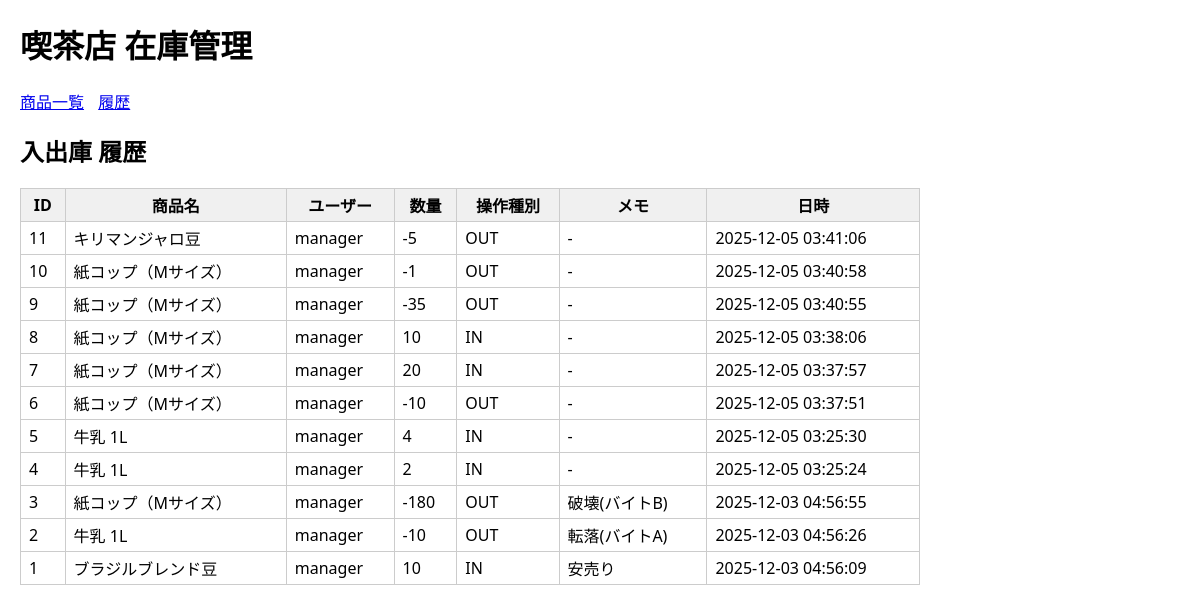
/movements, run on the app's committed database.
### tables this page shows
CREATE TABLE STOCKMOVEMENTS (
    id INTEGER PRIMARY KEY,
    item_id INTEGER NOT NULL,
    user_id INTEGER NOT NULL,
    quantity_change INTEGER NOT NULL,
    movement_type TEXT NOT NULL,
    memo TEXT,
    created_at DATETIME DEFAULT CURRENT_TIMESTAMP,
    FOREIGN KEY (item_id) REFERENCES ITEMS(id),
    FOREIGN KEY (user_id) REFERENCES USERS(id)
);

CREATE TABLE ITEMS (
    id INTEGER PRIMARY KEY,
    name TEXT NOT NULL,
    unit TEXT NOT NULL,
    stock INTEGER NOT NULL DEFAULT 0,
    threshold INTEGER NOT NULL DEFAULT 0,
    is_active INTEGER NOT NULL DEFAULT 1,   -- 0 or 1
    category_id INTEGER,
    supplier_id INTEGER,
    created_at DATETIME DEFAULT CURRENT_TIMESTAMP,
    FOREIGN KEY (category_id) REFERENCES CATEGORIES(id),
    FOREIGN KEY (supplier_id) REFERENCES SUPPLIERS(id)
);

CREATE TABLE USERS (
    id INTEGER PRIMARY KEY,
    username TEXT NOT NULL UNIQUE,
    password_hash TEXT NOT NULL,
    role TEXT NOT NULL,
    created_at DATETIME DEFAULT CURRENT_TIMESTAMP
);

### app.py (the view)
@app.route("/movements")
def movement_list():
    db = get_db()
    movements = db.execute(
        """
        SELECT
            STOCKMOVEMENTS.id,
            STOCKMOVEMENTS.item_id,
            STOCKMOVEMENTS.user_id,
            STOCKMOVEMENTS.quantity_change,
            STOCKMOVEMENTS.movement_type,
            STOCKMOVEMENTS.memo,
            STOCKMOVEMENTS.created_at,
            ITEMS.name AS item_name,
            USERS.username AS user_name
        FROM STOCKMOVEMENTS
        LEFT JOIN ITEMS ON STOCKMOVEMENTS.item_id = ITEMS.id
        LEFT JOIN USERS ON STOCKMOVEMENTS.user_id = USERS.id
        ORDER BY STOCKMOVEMENTS.created_at DESC
        """
    ).fetchall()
    return render_template("movements.html", movements=movements)

### app.py (called while the page is built)
def get_db():
    if "db" not in g:
        conn = sqlite3.connect(DATABASE)
        conn.row_factory = sqlite3.Row  # 行を dict っぽく扱えるようにする
        conn.execute("PRAGMA foreign_keys = ON;")
        g.db = conn
    return g.db

### templates/movements.html
{% extends "base.html" %}
{% block content %}
  <h2>入出庫 履歴</h2>
  {% if movements %}
    <table>
      <thead>
        <tr>
          <th>ID</th>
          <th>商品名</th>
          <th>ユーザー</th>
          <th>数量</th>
          <th>操作種別</th>
          <th>メモ</th>
          <th>日時</th>
        </tr>
      </thead>
      <tbody>
        {% for m in movements %}
          <tr>
            <td>{{ m.id }}</td>
            <td>{{ m.item_name }}</td>
            <td>{{ m.user_name }}</td>
            <td>{{ m.quantity_change }}</td>
            <td>{{ m.movement_type }}</td>
            <td>{{ m.memo or "-" }}</td>
            <td>{{ m.created_at }}</td>
          </tr>
        {% endfor %}
      </tbody>
    </table>
  {% else %}
    <p>まだ履歴がありません。</p>
  {% endif %}
{% endblock %}

### static/style.css (style rules this page uses)
body { font-family: system-ui, sans-serif; margin: 20px; }
table { border-collapse: collapse; width: 100%; max-width: 900px; }
th, td { border: 1px solid #ccc; padding: 4px 8px; }
th { background: #f0f0f0; }

### data on the page
STOCKMOVEMENTS: id "11", item_name "キリマンジャロ豆", user_name "manager", quantity_change "-5", movement_type "OUT", memo "-", created_at "2025-12-05 03:41:06"
STOCKMOVEMENTS: id "10", item_name "紙コップ（Mサイズ）", user_name "manager", quantity_change "-1", movement_type "OUT", memo "-", created_at "2025-12-05 03:40:58"
STOCKMOVEMENTS: id "9", item_name "紙コップ（Mサイズ）", user_name "manager", quantity_change "-35", movement_type "OUT", memo "-", created_at "2025-12-05 03:40:55"
STOCKMOVEMENTS: id "8", item_name "紙コップ（Mサイズ）", user_name "manager", quantity_change "10", movement_type "IN", memo "-", created_at "2025-12-05 03:38:06"
STOCKMOVEMENTS: id "7", item_name "紙コップ（Mサイズ）", user_name "manager", quantity_change "20", movement_type "IN", memo "-", created_at "2025-12-05 03:37:57"
STOCKMOVEMENTS: id "6", item_name "紙コップ（Mサイズ）", user_name "manager", quantity_change "-10", movement_type "OUT", memo "-", created_at "2025-12-05 03:37:51"
STOCKMOVEMENTS: id "5", item_name "牛乳 1L", user_name "manager", quantity_change "4", movement_type "IN", memo "-", created_at "2025-12-05 03:25:30"
STOCKMOVEMENTS: id "4", item_name "牛乳 1L", user_name "manager", quantity_change "2", movement_type "IN", memo "-", created_at "2025-12-05 03:25:24"
STOCKMOVEMENTS: id "3", item_name "紙コップ（Mサイズ）", user_name "manager", quantity_change "-180", movement_type "OUT", memo "破壊(バイトB)", created_at "2025-12-03 04:56:55"
STOCKMOVEMENTS: id "2", item_name "牛乳 1L", user_name "manager", quantity_change "-10", movement_type "OUT", memo "転落(バイトA)", created_at "2025-12-03 04:56:26"
STOCKMOVEMENTS: id "1", item_name "ブラジルブレンド豆", user_name "manager", quantity_change "10", movement_type "IN", memo "安売り", created_at "2025-12-03 04:56:09"
